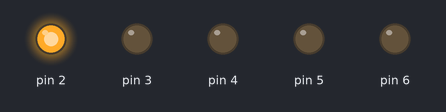
The sketch below on a simulated Arduino Uno, built with avr-gcc and run on an emulated ATmega328P. Shown: output pins drawn as LEDs (lit = HIGH).

Above: at 0.05 s.
At 0.45 s:
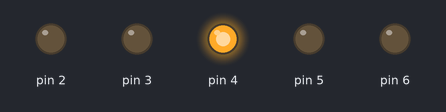
At 0.85 s:
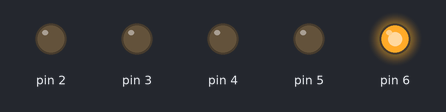
At 1.85 s:
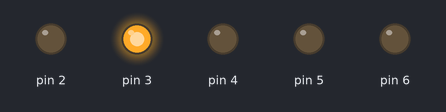
At 2.65 s:
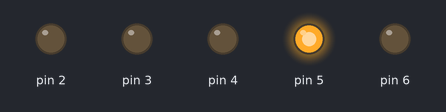
At 3.55 s:
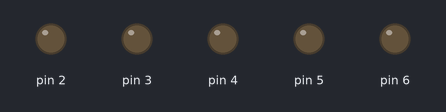
Timing chart, 0 to 3.9 s (numbered marks = the images above):
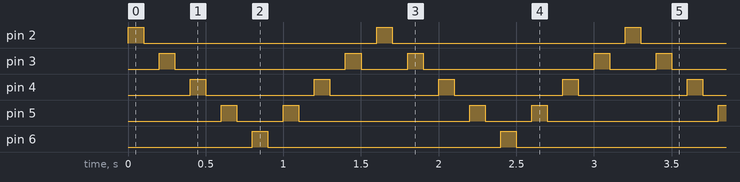

Measured:
- by itself, pin 2, pin 6: alternates HIGH for 0.10 s and LOW for 1.5 s
- by itself, pin 3: repeats every 1.6 s: LOW 1.1 s, HIGH 0.10 s, LOW 0.30 s, HIGH 0.10 s
- by itself, pin 4: alternates HIGH for 0.10 s and LOW for 0.70 s
- by itself, pin 5: repeats every 1.6 s: LOW 0.30 s, HIGH 0.10 s, LOW 1.1 s, HIGH 0.10 s

The sketch:

sketch_feb21a1.ino
```cpp
void setup() {
  for (int i=2;i<7;i++){
    pinMode(i,OUTPUT);
   }

}

void loop() {
  for(int j=2;j<7;j++){
    digitalWrite(j,HIGH);
    delay(100);
    digitalWrite(j,LOW);
    delay(100);

    }
  for(int y=5;y>2;y=y-1){
    digitalWrite(y,HIGH);
    delay(100);
    digitalWrite(y,LOW);
    delay(100);
    }
}
```
